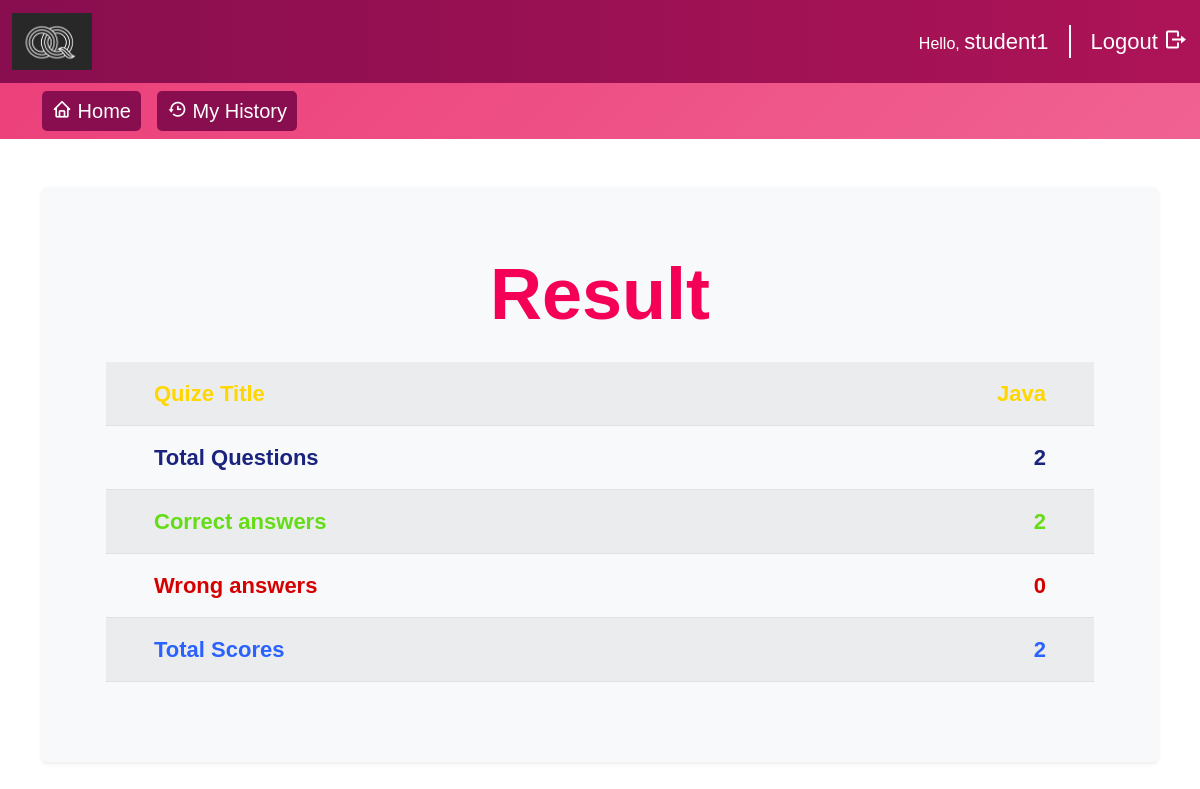
Page /student/quiz-result.php?qid=1 (signed in) on the committed database.
### tables this page shows
CREATE TABLE `history` (
  `id` int(11) NOT NULL,
  `s_id` int(11) NOT NULL,
  `quizId` int(11) NOT NULL,
  `tot_questions` int(11) NOT NULL,
  `scores` int(11) NOT NULL,
  `correct` int(11) NOT NULL,
  `wrong` int(11) NOT NULL,
  `history_status` int(11) NOT NULL
);

CREATE TABLE `quizlist` (
  `quiz_id` int(11) NOT NULL,
  `quiz_title` varchar(255) NOT NULL,
  `quiz_questions` int(11) NOT NULL,
  `quiz_right_marks` int(11) NOT NULL,
  `quiz_wrong_marks` int(11) NOT NULL,
  `quiz_time` varchar(255) NOT NULL,
  `status` int(2) NOT NULL,
  `t_id` int(11) DEFAULT NULL,
  `quiz_managed` int(11) NOT NULL DEFAULT 0
);

### student/quiz-result.php (the view, shortened to what this page needs)
<?php
require("../database/config.php");
$quizId = $_GET['qid'];
if($quizId){
?>
<!DOCTYPE html>
<html lang="en">
<head>
    <link rel="stylesheet" href="../css/student.css">
  <link href="https://cdn.jsdelivr.net/npm/bootstrap@5.0.0-beta2/dist/css/bootstrap.min.css" rel="stylesheet" />
  <link href="https://cdn.jsdelivr.net/npm/boxicons@2.0.5/css/boxicons.min.css" rel="stylesheet" />
</head>
<body>
    <nav class="navbar navbar-student">
        <div class="container-fluid">
          <a class="navbar-brand"><img src="../oq_logo.jpg" class="img-responsive" style="max-width:80px"></a>
          <form class="d-flex align-items-center justify-content-center">
              <label class="text-white" style="margin-right: 20px; border-right: 2px solid #fff; padding-right: 20px;" >Hello, <span style="font-size: 22px;"><?php  echo strtolower($_SESSION['student']); ?></span></label>
            <a href="logout.php" class="link" style="font-size: 22px !important; ">Logout <i class="bx bx-log-out" style="transform: rotate(180deg);font-size: 24px !important;"></i></a>
          </form>
        </div>
      </nav>
<div class="container-fluid d-flex justify-content-center align-content-center child-navbar">
    <div class="container">
        <nav class="navbar navbar-expand-lg">
            <a class="navbar-brand sub-nav-menu" href="student-account.php"><i class="bx bx-home"></i> Home</a>
            <a class="navbar-brand sub-nav-menu" href="quiz-history.php"><i class="bx bx-history"></i> My History</a>
          </nav>
    </div>
</div>
<?php
$selectResult = "SELECT `quizId`, `tot_questions`, `scores`, `correct`, `wrong`, q.quiz_title FROM history h INNER JOIN quizlist q ON q.quiz_id = h.quizId WHERE h.quizId = {$quizId};";
$res = mysqli_query($conn,$selectResult);
if(mysqli_num_rows($res)>0){
$result = mysqli_fetch_assoc($res);
}
?>
<div class="container mt-4">
    <div class="card p-5 mt-5 border-0 bg-light rounded-3 shadow-sm">
      <div class="card-body">
        <h1 class="card-title text-center display-2 mb-4" style="font-weight: 700; color: #F50057;">Result</h1>
       <div class="table-responsive">
           <table class="table table-striped" style="font-weight: 800; font-size:22px;">
               <tbody>
               <tr style="color: #FFD600;">
                       <td style="padding: 15px; padding-left: 3rem !important;">Quize Title</td>
                       <td style="padding: 15px;padding-right:3rem;text-align:right !important;"><?php echo $result['quiz_title'];  ?></td>
                </tr>
                   <tr style="color: #1A237E;">
                       <td style="padding: 15px; padding-left: 3rem !important;">Total Questions</td>
                       <td style="padding: 15px;padding-right:3rem;text-align:right !important;"><?php echo $result['tot_questions'];  ?></td>
                </tr>
                   <tr style="color: #64DD17;">
                       <td style="padding: 15px; padding-left: 3rem !important;">Correct answers</td>
                       <td style="padding: 15px;padding-right:3rem;text-align:right !important;"><?php echo $result['correct'];  ?></td>
                </tr>
                   <tr style="color: #D50000;">
                       <td style="padding: 15px; padding-left: 3rem !important;">Wrong answers</td>
                       <td style="padding: 15px;padding-right:3rem;text-align:right !important;"><?php echo $result['wrong'];  ?></td>
                </tr>
                   <tr style="color: #2962FF;">
                       <td style="padding: 15px; padding-left: 3rem !important;">Total Scores</td>
                       <td style="padding: 15px;padding-right:3rem;text-align:right !important;"><?php echo $result['scores'];  ?></td>
                </tr>
            </tbody>
           </table>
       </div>
      </div>
    </div>
</div>
</body>
</html>
<?php  }else{
header("Location:student-account.php");
} ?>

### css/student.css (style rules this page uses)
* { margin: 0 ; padding: 0; box-sizing: border-box; font-family: sans-serif; list-style: none !important; text-decoration: none !important; }
a { color: #fff !important; }
.navbar-student { background: linear-gradient(to right,#880E4F,#AD1457); }
.child-navbar { background: linear-gradient(135deg,#EC407A,#F06292); }
.sub-nav-menu { background: linear-gradient(to right,#880E4F,#880E4F); padding:10px; border-radius: 5px; }
:root { --color-dark-green:#9E9E9E; --dark-blue:#E91E63; }

### rows in the picture
history: quizlist.quiz_title "Java", tot_questions "2", correct "2", wrong "0", scores "2"

### other values in the picture
$_SESSION['student'] "student1"
